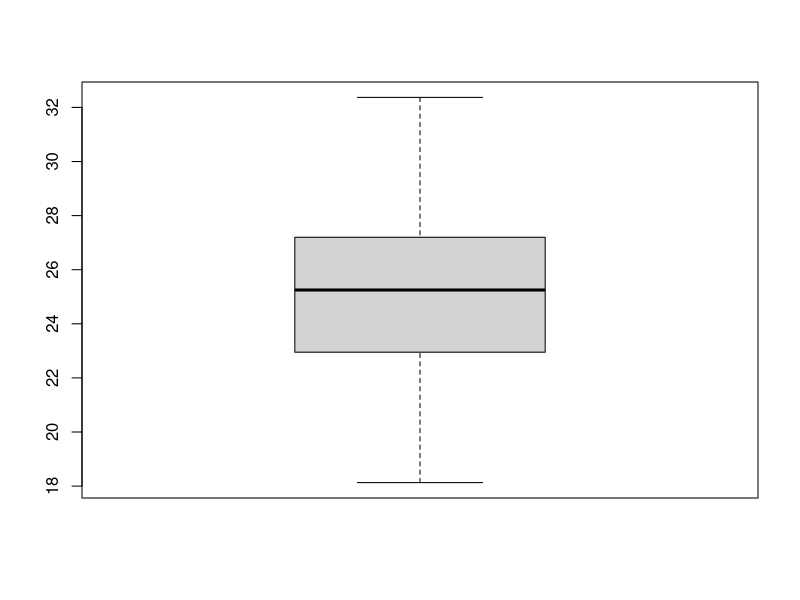

R code for this plot:
#######################################################################################################
#   Statistical Computing Lecture-02                                                                  #
#   Date: 1st Jan 2022                                                                                #
#######################################################################################################

# Preparations
rm(list = ls(all.names = TRUE))

x <- 5:15
x

quantile(x, probs = 0.5)

quantile(x, probs = 0.1)

quantile(x, probs = c(0.1, 0.11))

# Quartiles
quantile(x)

# Deciles
quantile(x, probs = 1:9/10)

# Percentiles
quantile(x, prob = 1:99/100)

# BMI 
bmi <- c(18.13, 18.53, 20.75, 21.86, 22.65, 22.93, 22.95, 23.75, 23.82, 24.01, 24.68, 24.89, 25.25, 
         25.75, 25.85, 25.9, 26.11, 26.73, 27.2, 27.67, 27.94, 28.19, 29.29, 31.22, 32.37)

boxplot(bmi)
